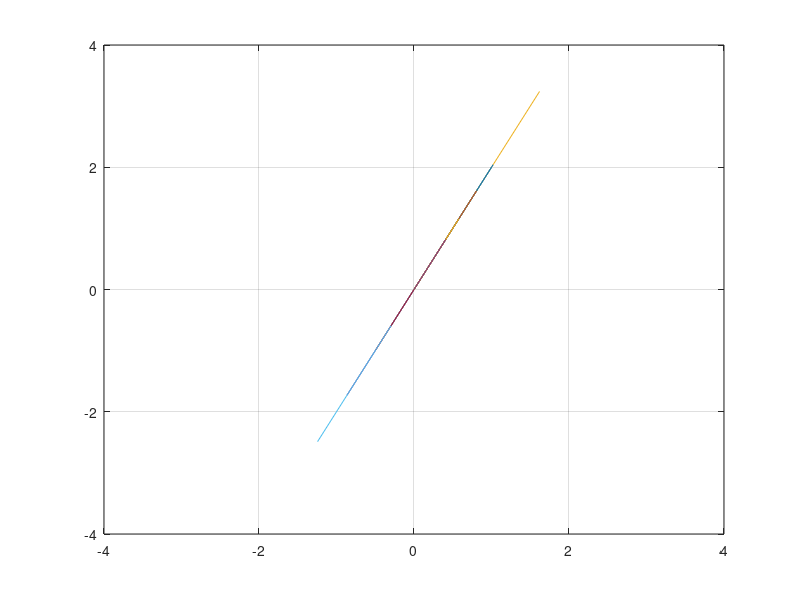

The MATLAB source for this figure:
v = [1 2];
plot([0 v(1)], [0 v(2)])
hold on
for i = 1:10
    s = randn
    sv = s*v;
    plot([0 sv(1)], [0 sv(2)])
end
grid on, axis([-1 1 -1 1]*4)